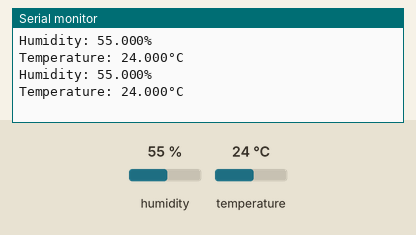
Recording of a sketch running on a simulated Arduino Uno, built with avr-gcc and run on an emulated ATmega328P. On the bench: the last lines printed to the serial monitor. The inputs (shaded band) are chosen by the test bench; at power-on: humidity 55 %, temperature 24 °C.

Above: at 2.8 s.
2.9 s: humidity set to 22 %
At 4.5 s:
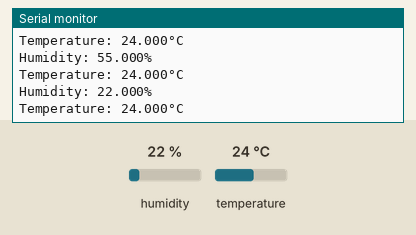
5.6 s: temperature set to 12 °C
At 6.9 s:
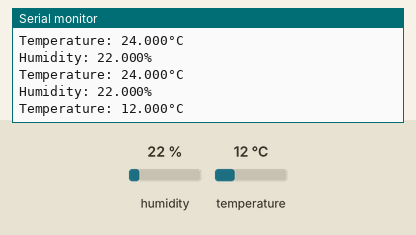
8.3 s: humidity set to 40 %
At 8.3 s:
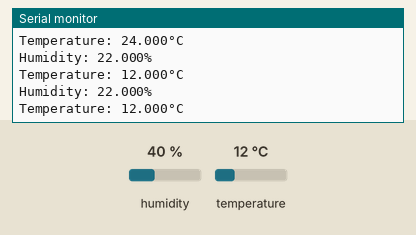
Timing chart, 0 to 11.3 s (numbered marks = the images above; inputs shaded):
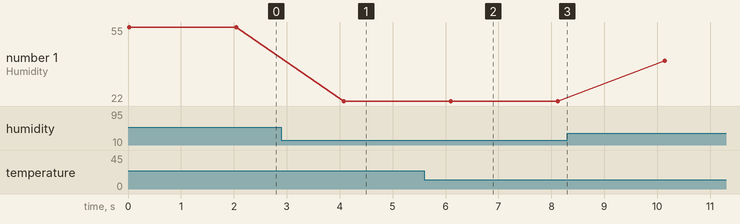

The sketch:

Temperature_Humidity_Serial_Monitor.ino
```cpp
/* Temperature and Humidity Displayed on Serial Monitor
 *
 *  The Arduino will use the DHT11 Temperature and Humidity sensor as input,
 *  and then displayed the recorded values on the serial monitor.
 *
 *  The wiring, schematic and simulation for this project can be found at:
 *  https://www.tinkercad.com/things/6PL8MxEj6j3
 *
 *  Create 2 April, 2022
 *  by Jonathan Purcell
 *
 *  This code, amoung others, can be found in the GitHub repository:
 *  https://github.com/jonathan0purcell/Electronic-Control-Project-User-Guide-2.git
*/

// Include the adafruit sensor library and the library for the DHT11 sensor
#include <Adafruit_Sensor.h>  // Need to download this from Library Manager ("Adafruit Unified Sensor")
#include <DHT.h>              // Need to download from "arduino.cc/reference/en/libraries/dht-sensor-library"

// The characteristics of the DHT11 sensor (The type and the digital pin on the arduino)
#define DHTTYPE DHT11
#define DHT_PIN 2

// The amount of time the program waits before reading from the sensor again (in milliseconds)
#define SENSOR_READING_DELAY 2000

// The DHT11 sensor object from the library - can then be used to call functions
DHT dht = DHT(DHT_PIN, DHTTYPE);

void setup() {
  // Start the serial communication with a baud rate of 9600 bps
  Serial.begin(9600);

  // Begin the DHT11 sensor -- starts reading values, without this, no readings will take place
  dht.begin();
}

// Makes the formatting of the printing nice
void cleanPrint(const String title, const float value, const String nl) {
  Serial.print(title);
  Serial.print(value, 3);
  Serial.print(nl);
}

void loop() {
  // Temporary variables to store humidity and temperature from DHT11
  // Keeping it as a local scope since it's not used elsewhere
  const float DHT_HUMIDITY = dht.readHumidity();        // Reads humidity
  const float DHT_TEMPERATURE = dht.readTemperature();  // Reads temperature in celcius

  // Make sure there's a valid reading for the temperature and humidity
  if (isnan(DHT_HUMIDITY) || isnan(DHT_TEMPERATURE)) {
    // If the program reaches here then the wiring can be off
    // or the DHT11 sensor can be malfuncioning
    Serial.println("Failed to read from DHT sensor!\n");
  } else {
    // Use the cleanPrint() function to print the output neatly on the serial monitor
    cleanPrint("Humidity: ", DHT_HUMIDITY, "%\n");
    cleanPrint("Temperature: ", DHT_TEMPERATURE, "°C\n\n");
  }

  // Delays by a certain amount of time specified at the start of the program
  delay(SENSOR_READING_DELAY);
}
```

Measured:
- after the input at 2.9 s, the serial monitor: prints a new line after 1.2 s (image 1)
- after the input at 5.6 s, the serial monitor: prints a new line after 0.52 s (image 2)
- plotted number 1: 55 → 22 after the input at 2.9 s, 22 → 40 after the input at 8.3 s
